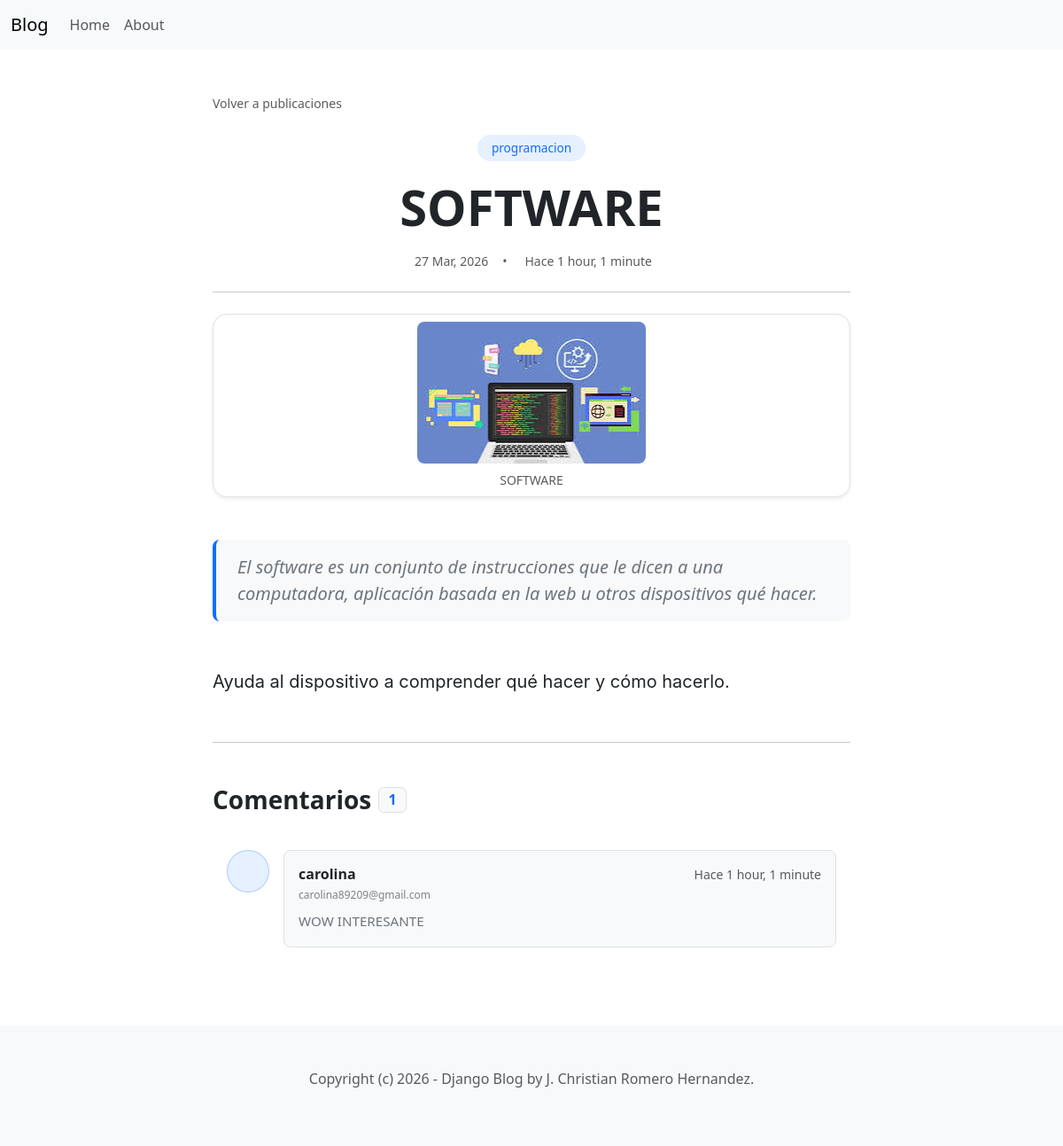
Screenshot of /blog/12/ with the database file from the repository.
### blog/models.py (models this page shows, shortened)
class Post(models.Model):
    ACTIVE = 'active'
    DRAFT = 'draft'
    CHOICES_STATUS = [
        (ACTIVE, 'Active'),
        (DRAFT, 'Draft'),
    ]
    category = models.ForeignKey(Category, related_name='posts', on_delete=models.CASCADE)
    title = models.CharField(max_length=225)
    intro = models.TextField()
    body = models.TextField()
    created_at = models.DateTimeField(auto_now_add=True)
    status = models.CharField(max_length=10, choices=CHOICES_STATUS, default=ACTIVE)
    image = models.ImageField(upload_to='upload', blank=True, null=True)

class Category(models.Model):
    title = models.CharField(max_length=225)
    slug = models.SlugField()
    class Meta:
        ordering = ('title',)
        verbose_name_plural = 'Categories'
    def __str__(self):
        return self.title

class Comment(models.Model):
    post = models.ForeignKey(Post, related_name='comments', on_delete=models.CASCADE)
    name = models.CharField(max_length=225)
    email = models.EmailField()
    body = models.TextField()
    created_at = models.DateTimeField(auto_now_add=True)

### blog/views.py (the view)
# urls.py: path('blog/<int:id>/', detail ,name='post_detail')
def detail(request, id ):
    post = get_object_or_404(Post, id=id, status=Post.ACTIVE)
    context = {
        'post': post,
    }
    return render(request, 'blog/detail.html', context)

### blog/templates/blog/detail.html (shortened to what this page needs)
{% extends 'blog/base.html' %}
{% block content %}
<div class="container py-5">
    <div class="row justify-content-center">
        <div class="col-lg-8">
            <nav aria-label="breadcrumb" class="mb-4">
                <a href="{% url 'home' %}" class="text-decoration-none text-muted small transition-all hover-link">
                     Volver a publicaciones
                </a>
            </nav>
            <article class="blog-post">
                <header class="mb-4 text-center"> <div class="mb-3">
                        <span class="badge rounded-pill bg-primary bg-opacity-10 text-primary px-3 py-2 fs-7 fw-medium">
                            {{ post.category }}
                        </span>
                    </div>
                    <h1 class="display-4 fw-extrabold mb-3 lh-sm text-dark">{{ post.title }}</h1>
                    <div class="text-muted d-flex align-items-center gap-3 justify-content-center small">
                        <span> {{ post.created_at|date:"d M, Y" }}</span>
                        <span>•</span>
                        <span> Hace {{ post.created_at|timesince }}</span>
                    </div>
                </header>
                <hr class="my-4 opacity-25">
                {% if post.image %}
                <div class="d-flex justify-content-center mb-5 mt-4 p-2 bg-white rounded-4 shadow-sm border">
                    <figure class="figure m-0 text-center">
                        <img src="{{post.image.url}}"
                             class="figure-img img-fluid rounded-3 m-0"
                             alt="{{post.title}}"
                             style="max-height: 450px; width: auto; object-fit: contain;">
                        <figcaption class="figure-caption text-center mt-2 small text-muted italic">
                            {{ post.title }}
                        </figcaption>
                    </figure>
                </div>
                {% endif %}
                <div class="lead fw-normal text-secondary mb-5 px-4 py-3 bg-light rounded-3 border-start border-4 border-primary quote-container">
                    {{ post.intro }}
                </div>
                <div class="post-body lh-lg fs-5 mb-5 text-dark">
                    {{ post.body|linebreaks }}
                </div>
            </article>
            <hr class="my-5 opacity-25">
            <section id="comments">
                <h3 class="mb-4 d-flex align-items-center fw-bold">
                    Comentarios
                    <span class="badge bg-light text-primary ms-2 fs-6 border">{{ post.comments.count }}</span>
                </h3>
                {% for comment in post.comments.all %}
                <div class="d-flex mb-4 p-3 rounded-3 hover-bg-light transition-all">
                    <div class="flex-shrink-0">
                        <div class="bg-primary bg-opacity-10 rounded-circle d-flex align-items-center justify-content-center border border-primary border-opacity-25"
                             style="width: 48px; height: 48px;">
                        </div>
                    </div>
                    <div class="flex-grow-1 ms-3">
                        <div class="p-3 bg-light rounded-3 border">
                            <div class="d-flex justify-content-between align-items-center mb-1">
                                <h6 class="mb-0 fw-bold text-dark">{{ comment.name }}</h6>
                                <small class="text-muted small">Hace {{ comment.created_at|timesince }}</small>
                            </div>
                            <div class="text-muted small mb-2 opacity-75" style="font-size: 0.75rem;">{{ comment.email }}</div>
                            <p class="mb-0 text-secondary" style="font-size: 0.95rem; line-height: 1.6;">
                                {{ comment.body }}
                            </p>
                        </div>
                    </div>
                </div>
                {% empty %}
                <div class="text-center py-4 bg-light rounded-3 border border-dashed">
                    <i class="bi bi-chat-left-dots text-muted fs-1"></i>
                    <p class="text-muted mt-2">Sé el primero en dejar un comentario.</p>
                </div>
                {% endfor %}
            </section>
        </div>
    </div>
</div>
{% endblock %}

### blog/templates/blog/detail.html (style rules this page uses)
.post-body { color: #1a1a1a; font-family: 'SF Pro Display', -apple-system, BlinkMacSystemFont, 'Segoe UI', Roboto, Oxygen, Ubuntu, Cantarell, 'Open Sans', 'Helvetica Neue', sans-serif; }
.post-body p { margin-bottom: 1.75rem; }
.img-fluid { image-rendering: -webkit-optimize-contrast; image-rendering: crisp-edges; }
.fs-7 { font-size: 0.85rem; }
.fw-extrabold { font-weight: 800; }
.transition-all { transition: all 0.3s ease-in-out; }
.quote-container { font-style: italic; }

### rows the page displays
Post: category "programacion", title "SOFTWARE", created_at "27 Mar, 2026", created_at "1 hour, 1 minute", image (picture), intro "El software es un conjunto de instrucciones que le dicen a una computadora, aplicación basada en la web u otros dispositivos qué hacer.", body "Ayuda al dispositivo a comprender qué hacer y cómo hacerlo.", comments.count "1"
Comment: name "carolina", created_at "1 hour, 1 minute", email "carolina89209@gmail.com", body "WOW INTERESANTE"
